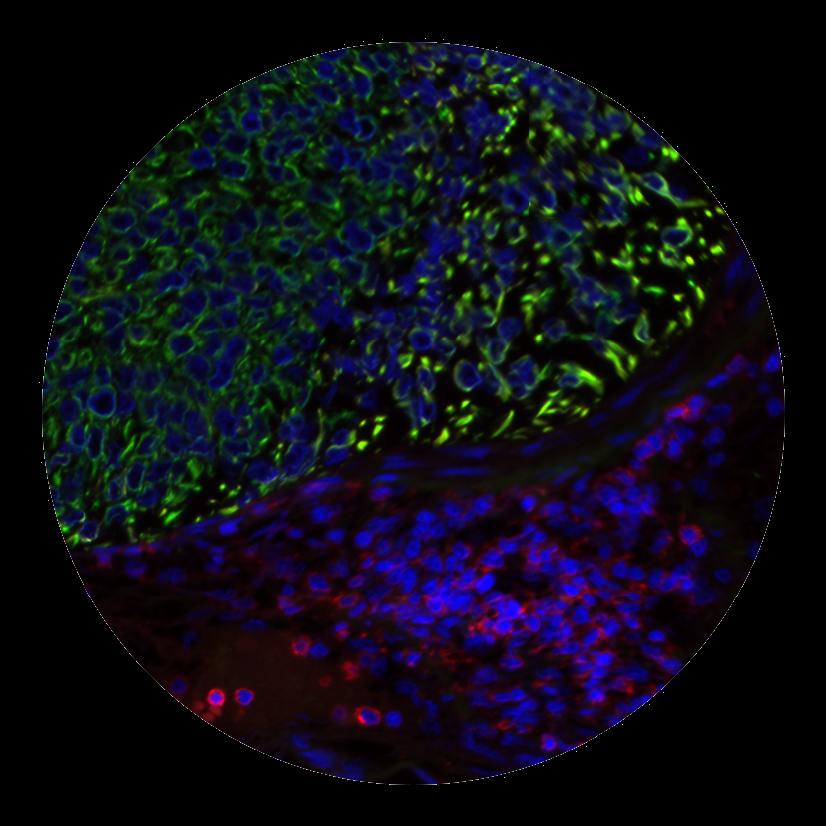
#> input picture example_data/example2_A1_zoom.tiff, 826 x 826 px
$ python -i pipeline_step_A.py   (imports and definitions only)
#> lines starting #> are read from the running program, lines starting #| are printed output that depends on the picture; after the words box and inside, x2 and y2 are one past the last pixel; in counts of white or black regions, pixels touching at a corner belong together
import cv2
import numpy as np
import matplotlib.pyplot as plt

# Function to crop ROI from GeoMx ROI image
# [41 lines left out: function extract_roi, not called in this run]

def remove_white_pixels(image, white_threshold=200):
    # Find all nearly white pixels in the image
    nearly_white = (image[:, :, 0] > white_threshold) & \
                   (image[:, :, 1] > white_threshold) & \
                   (image[:, :, 2] > white_threshold)
    # Set those pixels to black
    image[nearly_white] = [0, 0, 0]
    #
    return image

# Function to crop and zoom into the ROI
def crop_and_zoom(input_file, output_file, zoom_factor=1.1):
    """
    Args:
    input_file (str): Path to the input TIFF image.
    output_file (str): Path to save the zoomed ROI image.
    zoom_factor (float): Factor by which to zoom into the ROI (default: 1.1).
    """
#> called with input_file = '../example_data/example2_A1_zoom.tiff', output_file = 'out.png', zoom_factor = 1.1

    # Load the input image
    image = cv2.imread(input_file, cv2.IMREAD_COLOR)
#> image is the input picture: shape (826, 826, 3); mean B, G, R 21.9, 12.5, 12.4
    if image is None:
        print(f"Error: Unable to read {input_file}")
        return
    # Convert to grayscale
    gray = cv2.cvtColor(image, cv2.COLOR_BGR2GRAY)
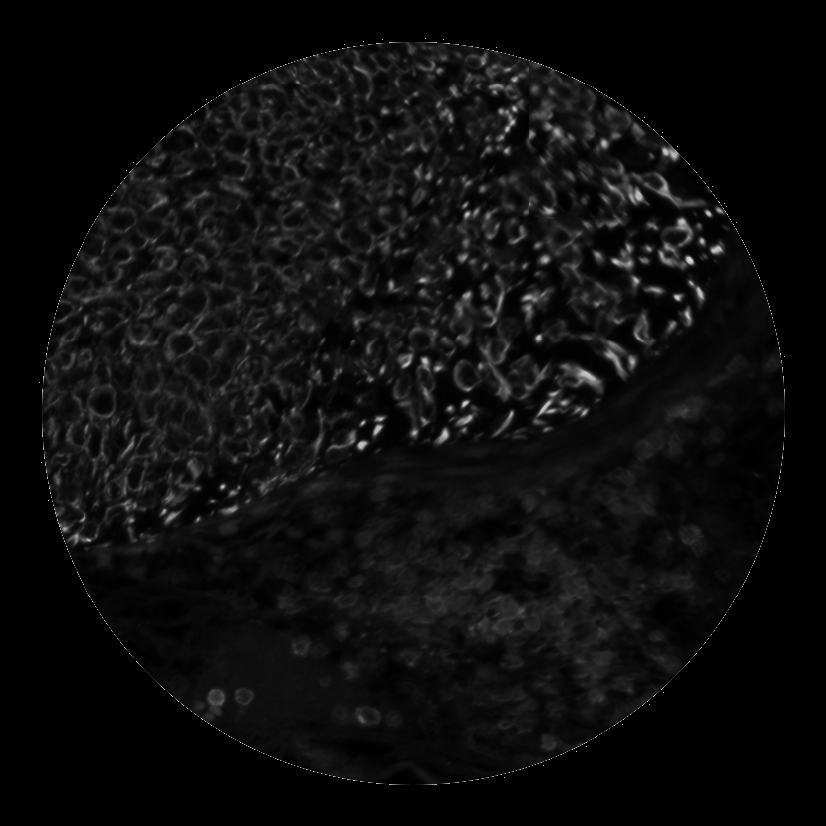
#> gray: shape (826, 826); min 0, max 219, mean 13.6

    # Apply a threshold to create a binary image
    _, thresh = cv2.threshold(gray, 200, 255, cv2.THRESH_BINARY)
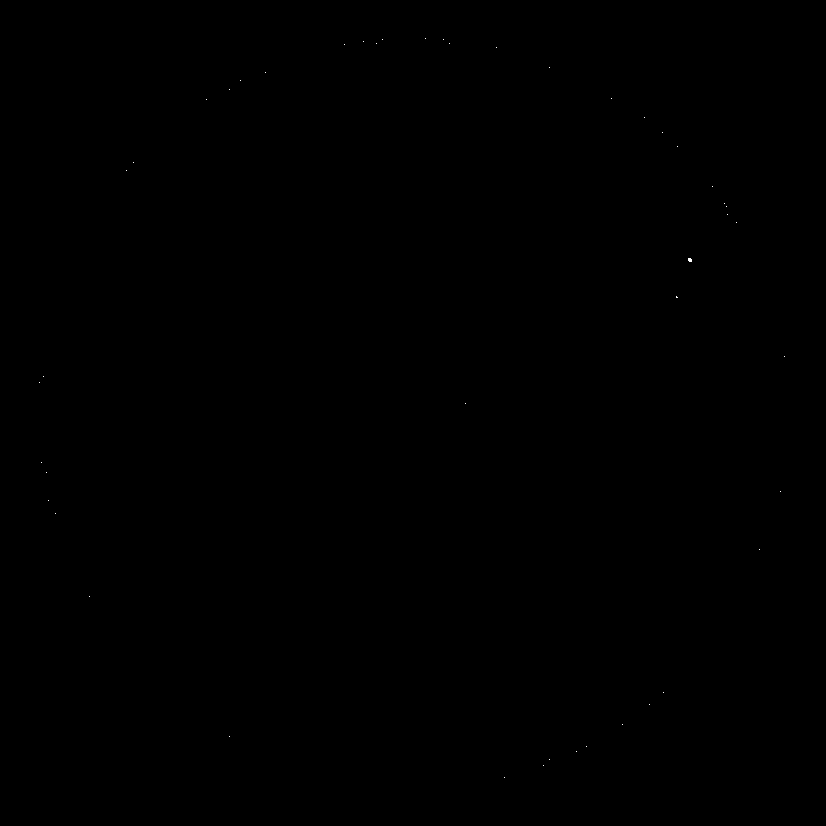
#> thresh: shape (826, 826); 0.01% white in thin lines or dots, all inside (x1, y1, x2, y2) = (39, 38, 785, 778)

    # Find contours in the binary image
    contours, _ = cv2.findContours(thresh, cv2.RETR_EXTERNAL, cv2.CHAIN_APPROX_SIMPLE)
#> contours = 46 contours, all with area under 20

    if not contours:
        print(f"Warning: No contours found in {input_file}")
        return

    # Find the largest contour by area (ROI)
    largest_contour = max(contours, key=cv2.contourArea)
#> largest_contour = [[688, 258], [688, 260], [689, 261], [691, 261], [691, 259], [690, 258]]
    # Create a mask for the largest contour
    mask = np.zeros_like(gray)
    cv2.drawContours(mask, [largest_contour], 0, 255, thickness=cv2.FILLED)
#> mask: shape (826, 826); 0% white in thin lines or dots, all inside (x1, y1, x2, y2) = (688, 258, 692, 262)

    # Extract ROI using a mask
    roi = cv2.bitwise_and(image, image, mask=mask)

    # Find the bounding box of the largest contour
    x, y, w, h = cv2.boundingRect(largest_contour)
#> x = 688; y = 258; w = 4; h = 4
    # Calculate the center of the bounding box
    center_x, center_y = x + w // 2, y + h // 2
#> center_x = 690; center_y = 260
    # Adjust the size of the bounding box based on the zoom factor
    new_w, new_h = int(w * zoom_factor), int(h * zoom_factor)
#> new_w = 4; new_h = 4
    # Calculate new top-left coordinates based on zoomed size
    new_x, new_y = center_x - new_w // 2, center_y - new_h // 2
#> new_x = 688; new_y = 258

    # Ensure new coordinates are within image bounds
    new_x, new_y = max(new_x, 0), max(new_y, 0)
    new_w, new_h = min(new_w, image.shape[1] - new_x), min(new_h, image.shape[0] - new_y)

    # Crop the zoomed ROI
    zoomed_roi = roi[new_y:new_y + new_h, new_x:new_x + new_w]

    # remove white boundary line
    zoomed_roi = remove_white_pixels(zoomed_roi)
#> in remove_white_pixels, `nearly_white = (image[:, :, 0] > white_threshold) & \ (image[:, :, 1] ..`: nearly_white = [[False, False, False, False], [False, False, False, False], [False, False, False, False], [False, False, False, False]]

    # Save the zoomed ROI as a TIFF file
    cv2.imwrite(output_file, zoomed_roi)
    print(f"Zoomed ROI saved to: {output_file}")

>>> result = crop_and_zoom('../example_data/example2_A1_zoom.tiff', 'out.png')

$ run again, on example_data/example_yellowPCK2.tiff
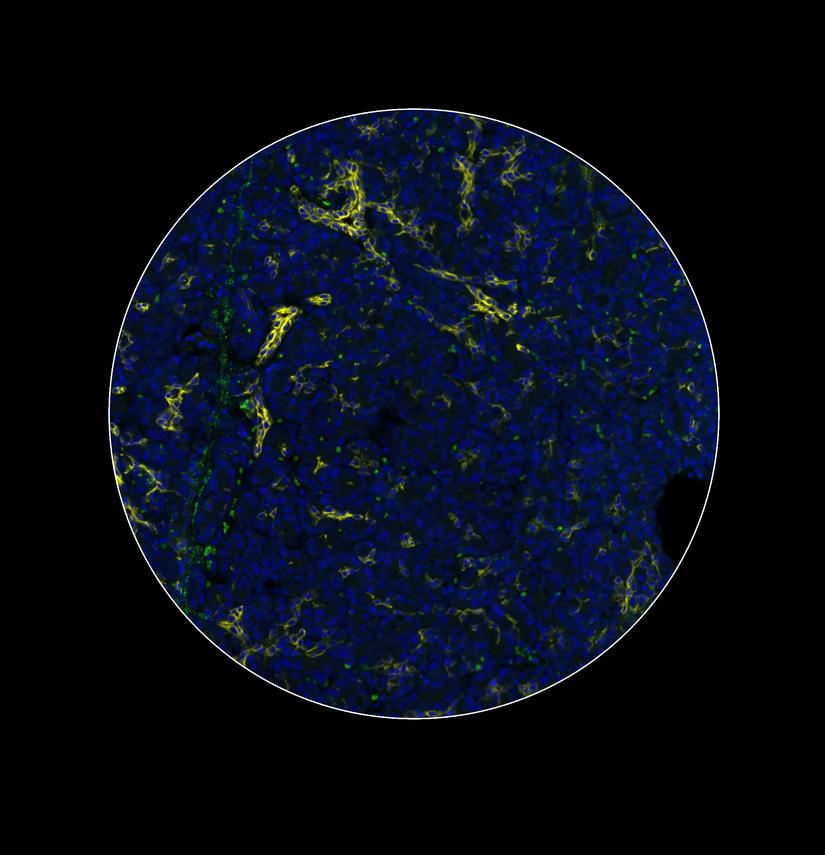
#> input picture example_data/example_yellowPCK2.tiff, 825 x 855 px, shrunk from 2186 x 2266 before the run
#> in crop_and_zoom, image is the input picture: shape (855, 825, 3); mean B, G, R 22.1, 10.7, 6
#> in crop_and_zoom, `_, thresh = cv2.threshold(gray, 200, 255, cv2.THRESH_BINARY)`:
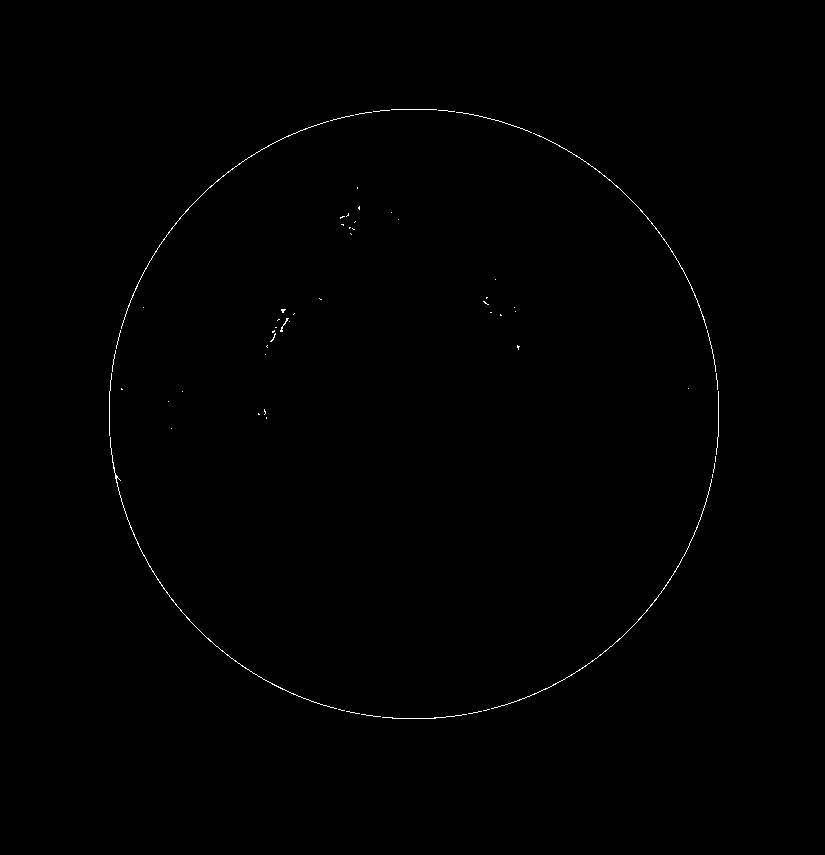
#> thresh: shape (855, 825); 0.28% white in thin lines or dots, all inside (x1, y1, x2, y2) = (109, 109, 719, 719)
#> contours = 64 contours, 60 with area under 20; largest, box (x1, y1, x2, y2) and area: (110, 437, 337, 709) 43, (491, 479, 712, 709) 30, (121, 121, 329, 329) 26, (533, 133, 707, 329) 24
#> largest_contour = contour of 392 points, box (x1, y1, x2, y2) (110, 437, 337, 709), area 43
#> mask: shape (855, 825); 0.05% white in thin lines or dots, all inside (x1, y1, x2, y2) = (110, 437, 337, 709)
#> x = 110; y = 437; w = 227; h = 272
#> center_x = 223; center_y = 573
#> new_w = 249; new_h = 299
#> new_x = 99; new_y = 424
#> in crop_and_zoom, `zoomed_roi = roi[new_y:new_y + new_h, new_x:new_x + new_w]`:
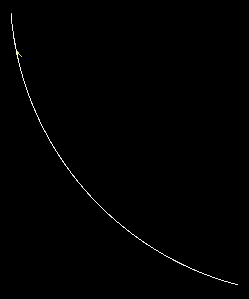
#> zoomed_roi: shape (299, 249, 3); mean B, G, R 1.2, 1.2, 1.2
#> nearly_white: shape (299, 249) bool; 0.48% white in thin lines or dots, all inside (x1, y1, x2, y2) = (11, 13, 238, 285)
#> image: shape (299, 249, 3)
